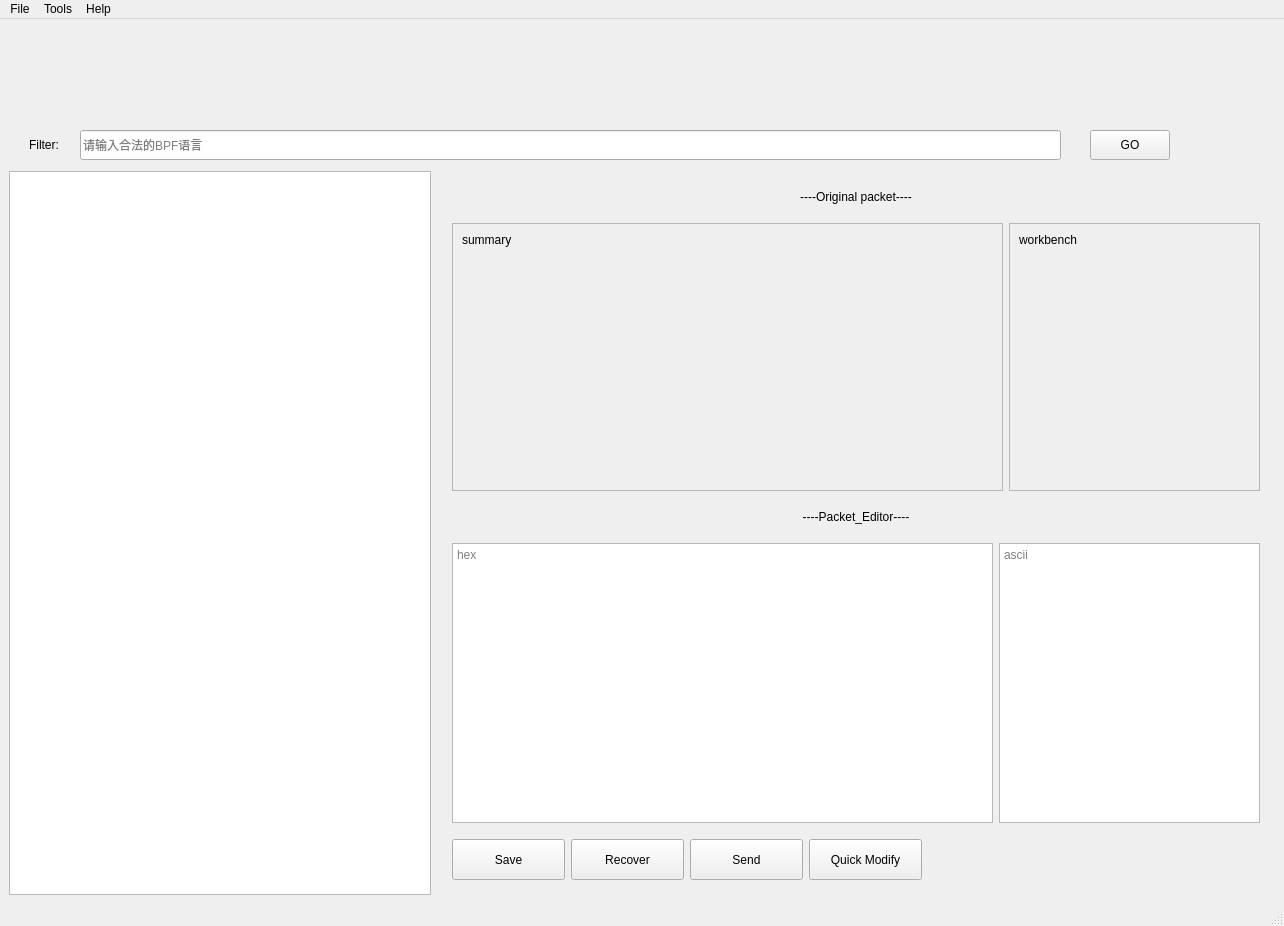
<?xml version="1.0" encoding="UTF-8"?>
<ui version="4.0">
 <class>Analyze</class>
 <widget class="QMainWindow" name="Analyze">
  <property name="geometry">
   <rect>
    <x>0</x>
    <y>0</y>
    <width>1284</width>
    <height>926</height>
   </rect>
  </property>
  <property name="windowTitle">
   <string>MainWindow</string>
  </property>
  <widget class="QWidget" name="centralwidget">
   <layout class="QVBoxLayout" name="verticalLayout_3">
    <item>
     <layout class="QHBoxLayout" name="horizontalLayout_6">
      <property name="leftMargin">
       <number>5</number>
      </property>
      <property name="topMargin">
       <number>5</number>
      </property>
      <property name="rightMargin">
       <number>5</number>
      </property>
      <property name="bottomMargin">
       <number>5</number>
      </property>
      <item>
       <spacer name="horizontalSpacer_3">
        <property name="orientation">
         <enum>Qt::Horizontal</enum>
        </property>
        <property name="sizeHint" stdset="0">
         <size>
          <width>40</width>
          <height>20</height>
         </size>
        </property>
       </spacer>
      </item>
      <item>
       <widget class="QLabel" name="logo">
        <property name="minimumSize">
         <size>
          <width>251</width>
          <height>81</height>
         </size>
        </property>
        <property name="maximumSize">
         <size>
          <width>251</width>
          <height>81</height>
         </size>
        </property>
        <property name="text">
         <string/>
        </property>
        <property name="pixmap">
         <pixmap>static/logo_analyze.png</pixmap>
        </property>
        <property name="scaledContents">
         <bool>true</bool>
        </property>
        <property name="alignment">
         <set>Qt::AlignCenter</set>
        </property>
       </widget>
      </item>
      <item>
       <spacer name="horizontalSpacer_4">
        <property name="orientation">
         <enum>Qt::Horizontal</enum>
        </property>
        <property name="sizeHint" stdset="0">
         <size>
          <width>40</width>
          <height>20</height>
         </size>
        </property>
       </spacer>
      </item>
     </layout>
    </item>
    <item>
     <layout class="QHBoxLayout" name="horizontalLayout_7">
      <item>
       <layout class="QHBoxLayout" name="horizontalLayout">
        <property name="leftMargin">
         <number>5</number>
        </property>
        <property name="topMargin">
         <number>5</number>
        </property>
        <property name="rightMargin">
         <number>5</number>
        </property>
        <property name="bottomMargin">
         <number>5</number>
        </property>
        <item>
         <widget class="QLabel" name="label_7">
          <property name="minimumSize">
           <size>
            <width>60</width>
            <height>30</height>
           </size>
          </property>
          <property name="text">
           <string>Filter:</string>
          </property>
          <property name="alignment">
           <set>Qt::AlignCenter</set>
          </property>
         </widget>
        </item>
        <item>
         <widget class="QLineEdit" name="filter_input">
          <property name="minimumSize">
           <size>
            <width>981</width>
            <height>30</height>
           </size>
          </property>
          <property name="echoMode">
           <enum>QLineEdit::Normal</enum>
          </property>
          <property name="placeholderText">
           <string>请输入合法的BPF语言</string>
          </property>
         </widget>
        </item>
        <item>
         <spacer name="horizontalSpacer">
          <property name="minimumSize">
           <size>
            <width>23</width>
            <height>23</height>
           </size>
          </property>
          <property name="orientation">
           <enum>Qt::Horizontal</enum>
          </property>
          <property name="sizeHint" stdset="0">
           <size>
            <width>20</width>
            <height>20</height>
           </size>
          </property>
         </spacer>
        </item>
        <item>
         <widget class="QPushButton" name="go">
          <property name="sizePolicy">
           <sizepolicy hsizetype="Preferred" vsizetype="Preferred">
            <horstretch>0</horstretch>
            <verstretch>0</verstretch>
           </sizepolicy>
          </property>
          <property name="minimumSize">
           <size>
            <width>30</width>
            <height>30</height>
           </size>
          </property>
          <property name="text">
           <string>GO</string>
          </property>
         </widget>
        </item>
       </layout>
      </item>
      <item>
       <spacer name="horizontalSpacer_5">
        <property name="orientation">
         <enum>Qt::Horizontal</enum>
        </property>
        <property name="sizeHint" stdset="0">
         <size>
          <width>18</width>
          <height>20</height>
         </size>
        </property>
       </spacer>
      </item>
     </layout>
    </item>
    <item>
     <layout class="QHBoxLayout" name="horizontalLayout_5">
      <item>
       <widget class="QListView" name="pkt_list">
        <property name="minimumSize">
         <size>
          <width>331</width>
          <height>691</height>
         </size>
        </property>
       </widget>
      </item>
      <item>
       <layout class="QVBoxLayout" name="verticalLayout_2">
        <property name="leftMargin">
         <number>10</number>
        </property>
        <property name="topMargin">
         <number>10</number>
        </property>
        <property name="rightMargin">
         <number>10</number>
        </property>
        <property name="bottomMargin">
         <number>10</number>
        </property>
        <item>
         <widget class="QLabel" name="label_3">
          <property name="minimumSize">
           <size>
            <width>801</width>
            <height>31</height>
           </size>
          </property>
          <property name="text">
           <string>----Original packet----</string>
          </property>
          <property name="alignment">
           <set>Qt::AlignCenter</set>
          </property>
         </widget>
        </item>
        <item>
         <layout class="QHBoxLayout" name="horizontalLayout_4">
          <property name="leftMargin">
           <number>5</number>
          </property>
          <property name="topMargin">
           <number>5</number>
          </property>
          <property name="rightMargin">
           <number>5</number>
          </property>
          <property name="bottomMargin">
           <number>5</number>
          </property>
          <item>
           <widget class="QScrollArea" name="scrollArea">
            <property name="minimumSize">
             <size>
              <width>551</width>
              <height>231</height>
             </size>
            </property>
            <property name="widgetResizable">
             <bool>true</bool>
            </property>
            <widget class="QWidget" name="scrollAreaWidgetContents">
             <property name="geometry">
              <rect>
               <x>0</x>
               <y>0</y>
               <width>534</width>
               <height>244</height>
              </rect>
             </property>
             <layout class="QVBoxLayout" name="verticalLayout">
              <item>
               <widget class="QLabel" name="summary">
                <property name="minimumSize">
                 <size>
                  <width>500</width>
                  <height>220</height>
                 </size>
                </property>
                <property name="frameShape">
                 <enum>QFrame::NoFrame</enum>
                </property>
                <property name="text">
                 <string>summary</string>
                </property>
                <property name="alignment">
                 <set>Qt::AlignLeading|Qt::AlignLeft|Qt::AlignTop</set>
                </property>
                <property name="wordWrap">
                 <bool>true</bool>
                </property>
               </widget>
              </item>
             </layout>
            </widget>
           </widget>
          </item>
          <item>
           <widget class="QScrollArea" name="scrollArea_2">
            <property name="widgetResizable">
             <bool>true</bool>
            </property>
            <widget class="QWidget" name="scrollAreaWidgetContents_2">
             <property name="geometry">
              <rect>
               <x>0</x>
               <y>0</y>
               <width>255</width>
               <height>240</height>
              </rect>
             </property>
             <layout class="QVBoxLayout" name="verticalLayout_4">
              <item>
               <widget class="QLabel" name="workbench">
                <property name="minimumSize">
                 <size>
                  <width>231</width>
                  <height>200</height>
                 </size>
                </property>
                <property name="text">
                 <string>workbench</string>
                </property>
                <property name="alignment">
                 <set>Qt::AlignLeading|Qt::AlignLeft|Qt::AlignTop</set>
                </property>
                <property name="wordWrap">
                 <bool>true</bool>
                </property>
               </widget>
              </item>
             </layout>
            </widget>
           </widget>
          </item>
         </layout>
        </item>
        <item>
         <widget class="QLabel" name="label_2">
          <property name="minimumSize">
           <size>
            <width>811</width>
            <height>30</height>
           </size>
          </property>
          <property name="text">
           <string>----Packet_Editor----</string>
          </property>
          <property name="alignment">
           <set>Qt::AlignCenter</set>
          </property>
         </widget>
        </item>
        <item>
         <layout class="QHBoxLayout" name="horizontalLayout_2">
          <property name="leftMargin">
           <number>5</number>
          </property>
          <property name="topMargin">
           <number>5</number>
          </property>
          <property name="rightMargin">
           <number>5</number>
          </property>
          <property name="bottomMargin">
           <number>5</number>
          </property>
          <item>
           <widget class="QPlainTextEdit" name="HexTextEdit">
            <property name="minimumSize">
             <size>
              <width>541</width>
              <height>280</height>
             </size>
            </property>
            <property name="centerOnScroll">
             <bool>false</bool>
            </property>
            <property name="placeholderText">
             <string>hex</string>
            </property>
           </widget>
          </item>
          <item>
           <widget class="QPlainTextEdit" name="AsciiTextEdit">
            <property name="minimumSize">
             <size>
              <width>248</width>
              <height>280</height>
             </size>
            </property>
            <property name="tabChangesFocus">
             <bool>false</bool>
            </property>
            <property name="placeholderText">
             <string>ascii</string>
            </property>
           </widget>
          </item>
         </layout>
        </item>
        <item>
         <layout class="QHBoxLayout" name="horizontalLayout_3">
          <property name="leftMargin">
           <number>5</number>
          </property>
          <property name="topMargin">
           <number>5</number>
          </property>
          <property name="rightMargin">
           <number>5</number>
          </property>
          <property name="bottomMargin">
           <number>5</number>
          </property>
          <item>
           <widget class="QPushButton" name="pushButton">
            <property name="minimumSize">
             <size>
              <width>113</width>
              <height>41</height>
             </size>
            </property>
            <property name="text">
             <string>Save</string>
            </property>
           </widget>
          </item>
          <item>
           <widget class="QPushButton" name="pushButton_2">
            <property name="minimumSize">
             <size>
              <width>113</width>
              <height>41</height>
             </size>
            </property>
            <property name="text">
             <string>Recover</string>
            </property>
           </widget>
          </item>
          <item>
           <widget class="QPushButton" name="pushButton_3">
            <property name="minimumSize">
             <size>
              <width>113</width>
              <height>41</height>
             </size>
            </property>
            <property name="text">
             <string>Send</string>
            </property>
           </widget>
          </item>
          <item>
           <widget class="QPushButton" name="pushButton_4">
            <property name="minimumSize">
             <size>
              <width>113</width>
              <height>41</height>
             </size>
            </property>
            <property name="text">
             <string>Quick Modify</string>
            </property>
           </widget>
          </item>
          <item>
           <spacer name="horizontalSpacer_2">
            <property name="orientation">
             <enum>Qt::Horizontal</enum>
            </property>
            <property name="sizeHint" stdset="0">
             <size>
              <width>40</width>
              <height>20</height>
             </size>
            </property>
           </spacer>
          </item>
         </layout>
        </item>
       </layout>
      </item>
     </layout>
    </item>
   </layout>
  </widget>
  <widget class="QMenuBar" name="menubar">
   <property name="geometry">
    <rect>
     <x>0</x>
     <y>0</y>
     <width>1284</width>
     <height>22</height>
    </rect>
   </property>
   <widget class="QMenu" name="menuFile">
    <property name="title">
     <string>File</string>
    </property>
    <addaction name="actionOpen"/>
    <addaction name="actionSave"/>
    <addaction name="actionSave_to"/>
    <addaction name="separator"/>
    <addaction name="actionExit"/>
   </widget>
   <widget class="QMenu" name="menuTools">
    <property name="title">
     <string>Tools</string>
    </property>
    <addaction name="actionSearch"/>
   </widget>
   <widget class="QMenu" name="menuHelp">
    <property name="title">
     <string>Help</string>
    </property>
    <addaction name="actionDocs"/>
   </widget>
   <addaction name="menuFile"/>
   <addaction name="menuTools"/>
   <addaction name="menuHelp"/>
  </widget>
  <widget class="QStatusBar" name="statusbar"/>
  <action name="actionOpen">
   <property name="icon">
    <iconset>
     <normaloff>static/open.jpg</normaloff>static/open.jpg</iconset>
   </property>
   <property name="text">
    <string>  Open</string>
   </property>
   <property name="font">
    <font>
     <pointsize>15</pointsize>
    </font>
   </property>
  </action>
  <action name="actionExit">
   <property name="icon">
    <iconset>
     <normaloff>static/exit2.jpg</normaloff>static/exit2.jpg</iconset>
   </property>
   <property name="text">
    <string>  Exit</string>
   </property>
  </action>
  <action name="actionSave">
   <property name="icon">
    <iconset>
     <normaloff>static/save.jpg</normaloff>static/save.jpg</iconset>
   </property>
   <property name="text">
    <string>  Save</string>
   </property>
  </action>
  <action name="actionSave_to">
   <property name="icon">
    <iconset>
     <normaloff>static/saveto.jpg</normaloff>static/saveto.jpg</iconset>
   </property>
   <property name="text">
    <string>  Save to</string>
   </property>
  </action>
  <action name="actionSearch">
   <property name="icon">
    <iconset>
     <normaloff>static/search.jpg</normaloff>static/search.jpg</iconset>
   </property>
   <property name="text">
    <string>  Search</string>
   </property>
  </action>
  <action name="actionDocs">
   <property name="icon">
    <iconset>
     <normaloff>static/doc.jpg</normaloff>static/doc.jpg</iconset>
   </property>
   <property name="text">
    <string>Docs</string>
   </property>
  </action>
 </widget>
 <resources>
  <include location="resource.qrc"/>
 </resources>
 <connections>
  <connection>
   <sender>go</sender>
   <signal>clicked()</signal>
   <receiver>Analyze</receiver>
   <slot>go_on_clicked()</slot>
   <hints>
    <hint type="sourcelabel">
     <x>1156</x>
     <y>151</y>
    </hint>
    <hint type="destinationlabel">
     <x>1217</x>
     <y>115</y>
    </hint>
   </hints>
  </connection>
  <connection>
   <sender>pkt_list</sender>
   <signal>clicked(QModelIndex)</signal>
   <receiver>Analyze</receiver>
   <slot>item_on_clicked()</slot>
   <hints>
    <hint type="sourcelabel">
     <x>69</x>
     <y>220</y>
    </hint>
    <hint type="destinationlabel">
     <x>12</x>
     <y>120</y>
    </hint>
   </hints>
  </connection>
  <connection>
   <sender>HexTextEdit</sender>
   <signal>textChanged()</signal>
   <receiver>Analyze</receiver>
   <slot>hex_changed()</slot>
   <hints>
    <hint type="sourcelabel">
     <x>497</x>
     <y>615</y>
    </hint>
    <hint type="destinationlabel">
     <x>384</x>
     <y>529</y>
    </hint>
   </hints>
  </connection>
  <connection>
   <sender>AsciiTextEdit</sender>
   <signal>textChanged()</signal>
   <receiver>Analyze</receiver>
   <slot>ascii_changed()</slot>
   <hints>
    <hint type="sourcelabel">
     <x>1248</x>
     <y>814</y>
    </hint>
    <hint type="destinationlabel">
     <x>940</x>
     <y>529</y>
    </hint>
   </hints>
  </connection>
  <connection>
   <sender>pushButton</sender>
   <signal>clicked()</signal>
   <receiver>Analyze</receiver>
   <slot>save_on_clicked()</slot>
   <hints>
    <hint type="sourcelabel">
     <x>452</x>
     <y>845</y>
    </hint>
    <hint type="destinationlabel">
     <x>378</x>
     <y>849</y>
    </hint>
   </hints>
  </connection>
  <connection>
   <sender>pushButton_2</sender>
   <signal>clicked()</signal>
   <receiver>Analyze</receiver>
   <slot>recover_on_clicked()</slot>
   <hints>
    <hint type="sourcelabel">
     <x>564</x>
     <y>841</y>
    </hint>
    <hint type="destinationlabel">
     <x>500</x>
     <y>880</y>
    </hint>
   </hints>
  </connection>
  <connection>
   <sender>pushButton_3</sender>
   <signal>clicked()</signal>
   <receiver>Analyze</receiver>
   <slot>send_on_clicked()</slot>
   <hints>
    <hint type="sourcelabel">
     <x>775</x>
     <y>881</y>
    </hint>
    <hint type="destinationlabel">
     <x>618</x>
     <y>888</y>
    </hint>
   </hints>
  </connection>
  <connection>
   <sender>actionOpen</sender>
   <signal>triggered()</signal>
   <receiver>Analyze</receiver>
   <slot>open_triggered()</slot>
   <hints>
    <hint type="sourcelabel">
     <x>-1</x>
     <y>-1</y>
    </hint>
    <hint type="destinationlabel">
     <x>613</x>
     <y>457</y>
    </hint>
   </hints>
  </connection>
  <connection>
   <sender>actionSave</sender>
   <signal>triggered()</signal>
   <receiver>Analyze</receiver>
   <slot>save_triggered()</slot>
   <hints>
    <hint type="sourcelabel">
     <x>-1</x>
     <y>-1</y>
    </hint>
    <hint type="destinationlabel">
     <x>613</x>
     <y>457</y>
    </hint>
   </hints>
  </connection>
  <connection>
   <sender>pushButton_4</sender>
   <signal>clicked()</signal>
   <receiver>Analyze</receiver>
   <slot>quick_modify_on_clicked()</slot>
   <hints>
    <hint type="sourcelabel">
     <x>840</x>
     <y>862</y>
    </hint>
    <hint type="destinationlabel">
     <x>767</x>
     <y>896</y>
    </hint>
   </hints>
  </connection>
 </connections>
 <slots>
  <slot>go_on_clicked()</slot>
  <slot>item_on_clicked()</slot>
  <slot>hex_changed()</slot>
  <slot>ascii_changed()</slot>
  <slot>save_on_clicked()</slot>
  <slot>recover_on_clicked()</slot>
  <slot>send_on_clicked()</slot>
  <slot>open_triggered()</slot>
  <slot>save_triggered()</slot>
  <slot>search_triggered()</slot>
  <slot>save_to_triggered()</slot>
  <slot>quick_modify_on_clicked()</slot>
 </slots>
</ui>
